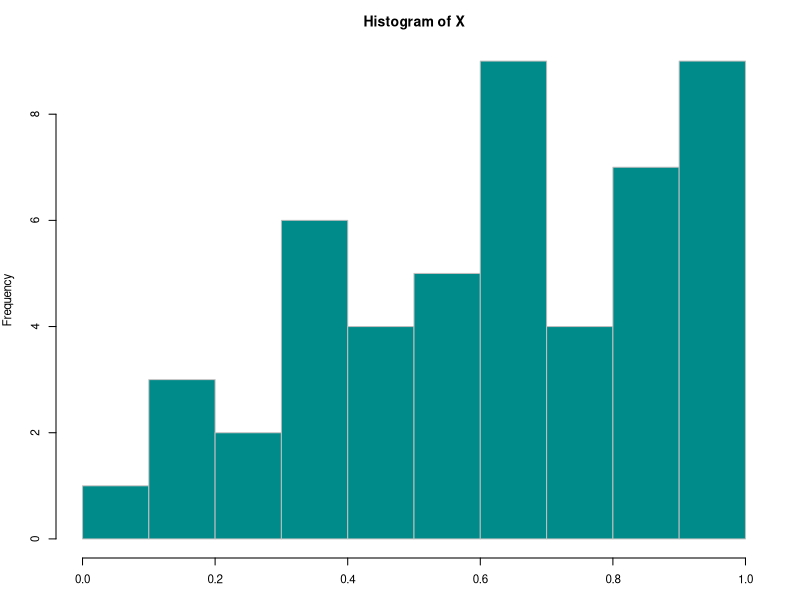
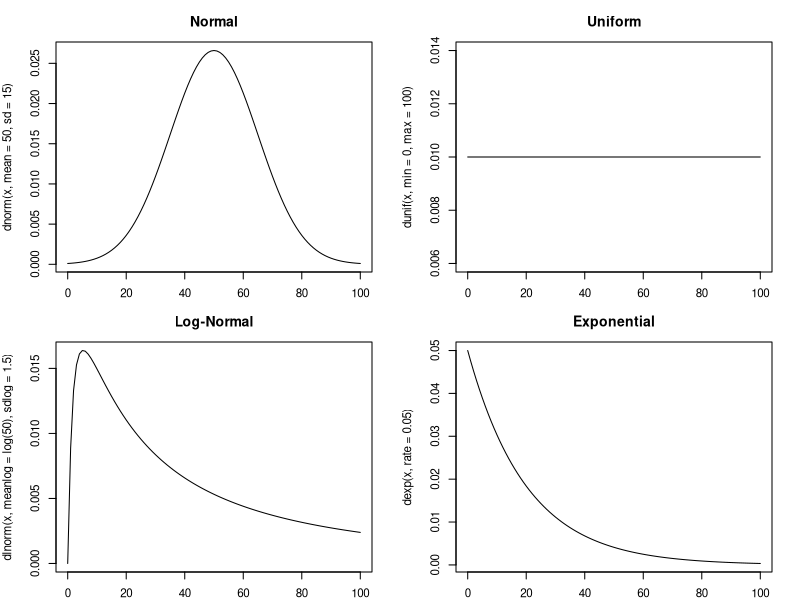
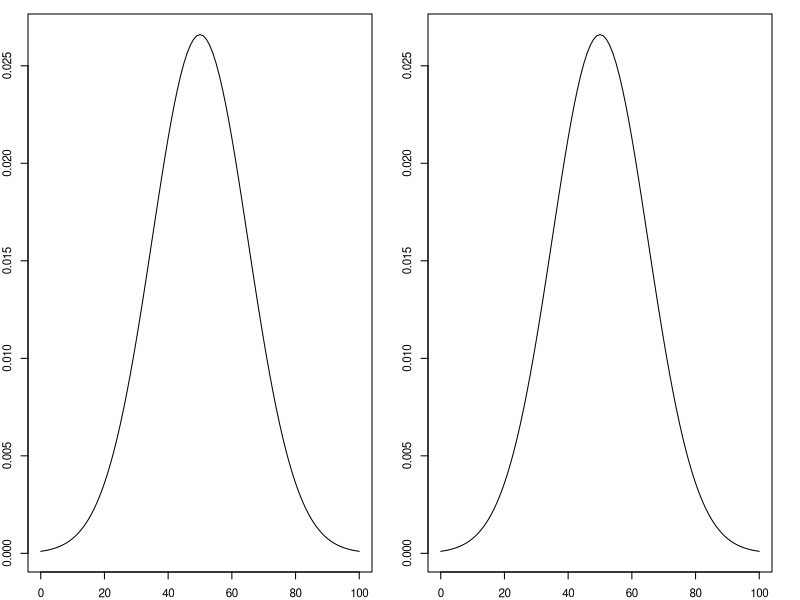
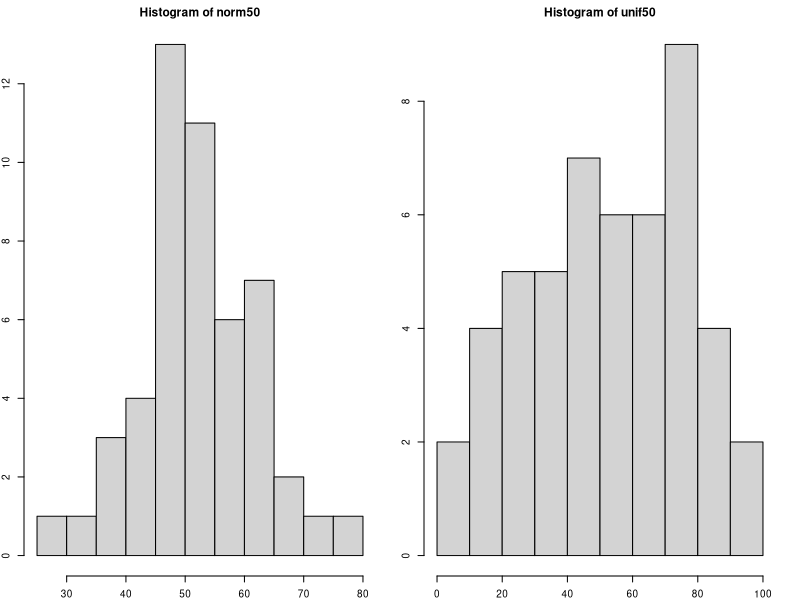
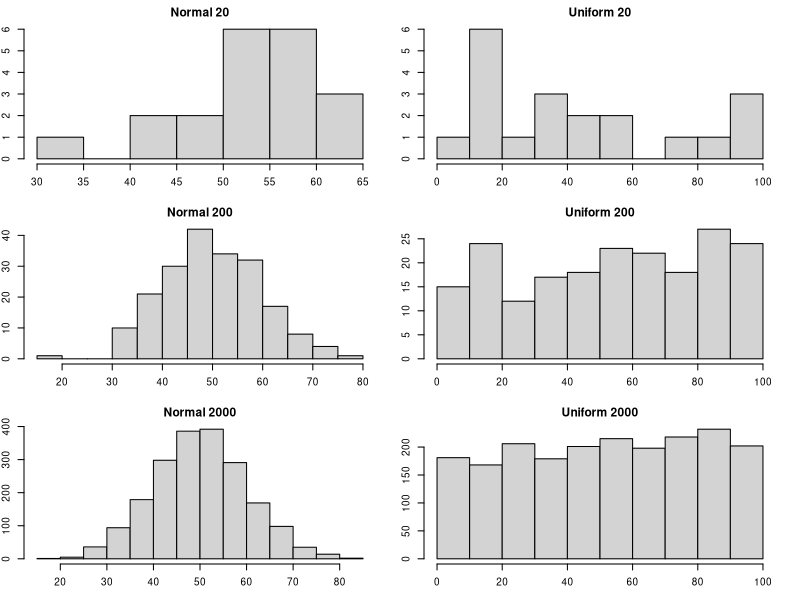
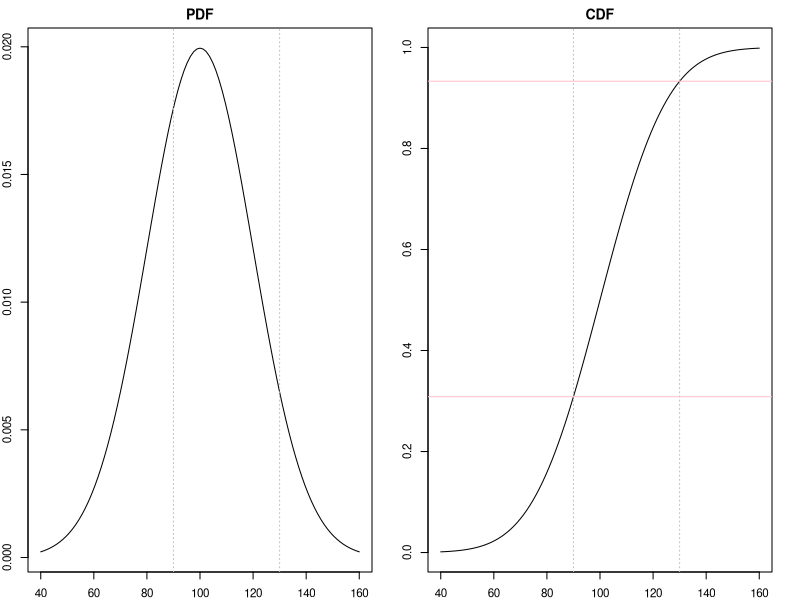
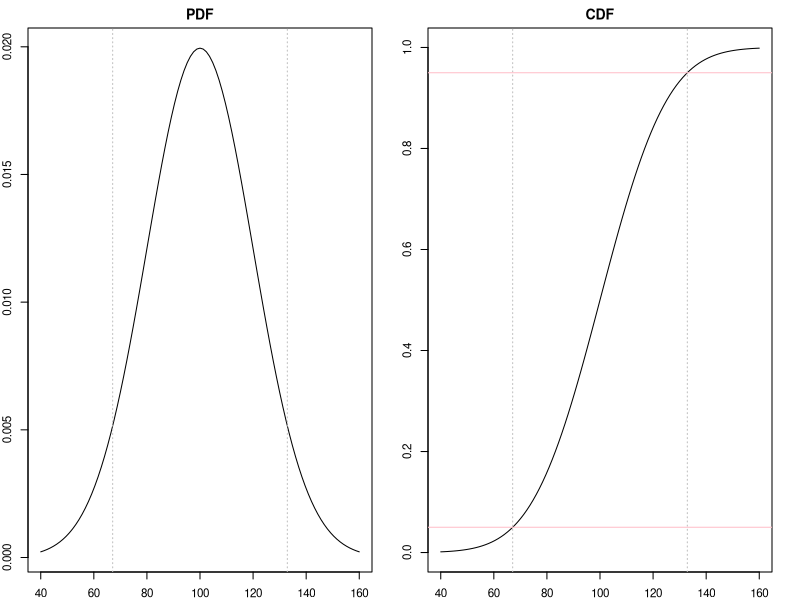

Reproduce these figures in R, in order.
## ---- chunk 1
rm(list=ls(all=T))
knitr::opts_chunk$set(comment = NA, fig.height=3.5, fig.width=7)
knitr::opts_knit$set(global.par = TRUE)
par(cex=0.7, mar=c(3,4,3,2))
options(scipen=20, digits=4, width=92)
library(magrittr)
## ---- chunk 2
X = runif(50)
X
## ---- chunk 3
summary(X)
## ---- chunk 4
c(sd(X), var(X))
## ---- chunk 5
quantile(X, seq(0,1,1/10))
## ---- chunk 6
hist(X, 10, col='darkcyan', border='gray')
## ---- chunk 7
par(mfrow=c(2,2), mar=c(2,4,3,2), cex=0.7)
curve(dnorm(x,mean=50,sd=15),0,100,main="Normal")
curve(dunif(x,min=0,max=100),0,100,main="Uniform")
curve(dlnorm(x,meanlog=log(50),sdlog=1.5),0,100,main="Log-Normal")
curve(dexp(x,rate=0.05),0,100,main="Exponential")
## ---- chunk 8
dnorm(x=40, mean=50, sd=15)
## ---- chunk 9
dnorm(seq(0,100,20), mean=50, sd=15)
## ---- chunk 10
par(mfrow=c(1,2), mar=c(2,2,1,2),cex=0.7)
x = seq(0,100,1)
y = dnorm(x, mean=50, sd=15) 
plot(x, y, type='l')
# curve() is a easier way to plot a function (or expresion) of x
curve(dnorm(x,mean=50,sd=15),0,100)
## ---- chunk 11
norm50 = rnorm(n=50, mean=50, sd=10)
unif50 = runif(n=50, min=0, max=100)
## ---- chunk 12
par(mfrow=c(1,2), mar=c(2,2,2,2),cex=0.6)
hist(norm50,breaks=10)
hist(unif50,breaks=10)
## ---- chunk 13
par(mfrow=c(3,2), mar=c(3,2,2,2),cex=0.6)
for(n in c(20, 200, 2000)) {
  hist(rnorm(n, mean=50, sd=10),breaks=10,main=paste("Normal",n))
  hist(runif(n, min=0, max=100),breaks=10,main=paste("Uniform",n))
  }
## ---- chunk 14
mu=50; sd=10
pnorm(55, mu, sd)
## ---- chunk 15
x1 = 90; x2 = 130
p1 = pnorm(x1,100,20); p2 = pnorm(x2,100,20)
c(p1, p2 - p1, 1 - p2)
## ---- chunk 16
par(mfrow=c(1,2), mar=c(2,2,2,2),cex=0.7)
curve(dnorm(x,100,20),40,160,main="PDF")
abline(v=c(x1,x2),col='gray',lty=3)
curve(pnorm(x,100,20),40,160,main="CDF")
abline(v=c(x1,x2),col='gray',lty=3)
abline(h=c(p1,p2),col='pink')
## ---- chunk 17
qnorm(p=0.8, 100, 20)
## ---- chunk 18
interval = c(0.05, 0.95)
Q = qnorm(interval, 100, 20); Q
## ---- chunk 19
curve(dnorm(x,100,20),40,160,main="PDF")
abline(v=c(Q[1],Q[2]),col='gray',lty=3)
curve(pnorm(x,100,20),40,160,main="CDF")
abline(v=c(Q[1],Q[2]),col='gray',lty=3)
abline(h=interval,col='pink')
